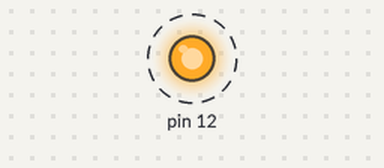
Recording of a sketch running on a simulated Arduino Uno, built with avr-gcc and run on an emulated ATmega328P. On the bench: output pins drawn as LEDs (lit = HIGH). Dashed ring = blinking.

Above: at 0.2 s.
Timing chart, 0 to 3.0 s (numbered marks = the images above):
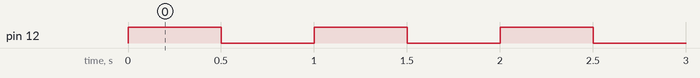

The sketch:

Lab1_1_1.ino
```cpp
void setup() {
 DDRB = (1<<PB4); // set the direction of PB5 as output
}
void loop()
{
 PORTB ^= (1<<PB4); // toggle PB5 using a XOR mask
 delay(500);
}
```

Measured:
- by itself, pin 12: alternates HIGH for 0.50 s and LOW for 0.50 s
